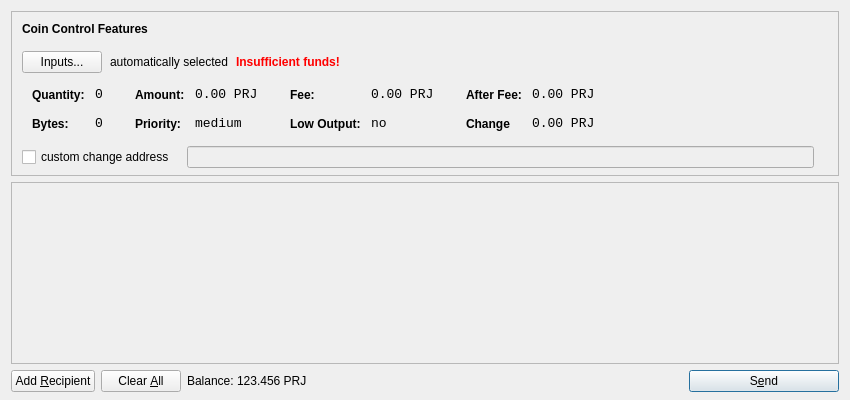
<?xml version="1.0" encoding="UTF-8"?>
<ui version="4.0">
 <class>SendCoinsDialog</class>
 <widget class="QDialog" name="SendCoinsDialog">
  <property name="geometry">
   <rect>
    <x>0</x>
    <y>0</y>
    <width>850</width>
    <height>400</height>
   </rect>
  </property>
  <property name="windowTitle">
   <string>Send Coins</string>
  </property>
  <layout class="QVBoxLayout" name="verticalLayout" stretch="0,1,0">
   <property name="bottomMargin">
    <number>8</number>
   </property>
   <item>
    <widget class="QFrame" name="frameCoinControl">
     <property name="sizePolicy">
      <sizepolicy hsizetype="Expanding" vsizetype="Expanding">
       <horstretch>0</horstretch>
       <verstretch>0</verstretch>
      </sizepolicy>
     </property>
     <property name="maximumSize">
      <size>
       <width>16777215</width>
       <height>16777215</height>
      </size>
     </property>
     <property name="frameShape">
      <enum>QFrame::StyledPanel</enum>
     </property>
     <property name="frameShadow">
      <enum>QFrame::Sunken</enum>
     </property>
     <layout class="QVBoxLayout" name="verticalLayoutCoinControl2">
      <property name="spacing">
       <number>-1</number>
      </property>
      <property name="leftMargin">
       <number>0</number>
      </property>
      <property name="topMargin">
       <number>0</number>
      </property>
      <property name="rightMargin">
       <number>0</number>
      </property>
      <property name="bottomMargin">
       <number>6</number>
      </property>
      <item>
       <layout class="QVBoxLayout" name="verticalLayoutCoinControl" stretch="0,0,0,0,1">
        <property name="spacing">
         <number>0</number>
        </property>
        <property name="leftMargin">
         <number>10</number>
        </property>
        <property name="topMargin">
         <number>10</number>
        </property>
        <item>
         <layout class="QHBoxLayout" name="horizontalLayoutCoinControl1">
          <property name="bottomMargin">
           <number>15</number>
          </property>
          <item>
           <widget class="QLabel" name="labelCoinControlFeatures">
            <property name="sizePolicy">
             <sizepolicy hsizetype="Preferred" vsizetype="Maximum">
              <horstretch>0</horstretch>
              <verstretch>0</verstretch>
             </sizepolicy>
            </property>
            <property name="font">
             <font>
              <weight>75</weight>
              <bold>true</bold>
             </font>
            </property>
            <property name="styleSheet">
             <string notr="true">font-weight:bold;</string>
            </property>
            <property name="text">
             <string>Coin Control Features</string>
            </property>
           </widget>
          </item>
         </layout>
        </item>
        <item>
         <layout class="QHBoxLayout" name="horizontalLayoutCoinControl2" stretch="0,0,0,0">
          <property name="spacing">
           <number>8</number>
          </property>
          <property name="bottomMargin">
           <number>10</number>
          </property>
          <item>
           <widget class="QPushButton" name="pushButtonCoinControl">
            <property name="styleSheet">
             <string notr="true"/>
            </property>
            <property name="text">
             <string>Inputs...</string>
            </property>
           </widget>
          </item>
          <item>
           <widget class="QLabel" name="labelCoinControlAutomaticallySelected">
            <property name="text">
             <string>automatically selected</string>
            </property>
            <property name="margin">
             <number>5</number>
            </property>
           </widget>
          </item>
          <item>
           <widget class="QLabel" name="labelCoinControlInsuffFunds">
            <property name="font">
             <font>
              <weight>75</weight>
              <bold>true</bold>
             </font>
            </property>
            <property name="styleSheet">
             <string notr="true">color:red;font-weight:bold;</string>
            </property>
            <property name="text">
             <string>Insufficient funds!</string>
            </property>
            <property name="margin">
             <number>5</number>
            </property>
           </widget>
          </item>
          <item>
           <spacer name="horizontalSpacerCoinControl">
            <property name="orientation">
             <enum>Qt::Horizontal</enum>
            </property>
            <property name="sizeHint" stdset="0">
             <size>
              <width>40</width>
              <height>1</height>
             </size>
            </property>
           </spacer>
          </item>
         </layout>
        </item>
        <item>
         <widget class="QWidget" name="widgetCoinControl" native="true">
          <property name="sizePolicy">
           <sizepolicy hsizetype="Preferred" vsizetype="Preferred">
            <horstretch>0</horstretch>
            <verstretch>0</verstretch>
           </sizepolicy>
          </property>
          <property name="minimumSize">
           <size>
            <width>0</width>
            <height>0</height>
           </size>
          </property>
          <property name="styleSheet">
           <string notr="true"/>
          </property>
          <layout class="QHBoxLayout" name="horizontalLayoutCoinControl5">
           <property name="margin">
            <number>0</number>
           </property>
           <item>
            <layout class="QHBoxLayout" name="horizontalLayoutCoinControl3" stretch="0,0,0,1">
             <property name="spacing">
              <number>20</number>
             </property>
             <property name="topMargin">
              <number>0</number>
             </property>
             <property name="bottomMargin">
              <number>10</number>
             </property>
             <item>
              <layout class="QFormLayout" name="formLayoutCoinControl1">
               <property name="horizontalSpacing">
                <number>10</number>
               </property>
               <property name="verticalSpacing">
                <number>14</number>
               </property>
               <property name="leftMargin">
                <number>10</number>
               </property>
               <property name="topMargin">
                <number>4</number>
               </property>
               <property name="rightMargin">
                <number>6</number>
               </property>
               <item row="0" column="0">
                <widget class="QLabel" name="labelCoinControlQuantityText">
                 <property name="styleSheet">
                  <string notr="true">font-weight:bold;</string>
                 </property>
                 <property name="text">
                  <string>Quantity:</string>
                 </property>
                 <property name="margin">
                  <number>0</number>
                 </property>
                </widget>
               </item>
               <item row="0" column="1">
                <widget class="QLabel" name="labelCoinControlQuantity">
                 <property name="font">
                  <font>
                   <family>Monospace</family>
                   <pointsize>10</pointsize>
                  </font>
                 </property>
                 <property name="cursor">
                  <cursorShape>IBeamCursor</cursorShape>
                 </property>
                 <property name="contextMenuPolicy">
                  <enum>Qt::ActionsContextMenu</enum>
                 </property>
                 <property name="text">
                  <string>0</string>
                 </property>
                 <property name="margin">
                  <number>0</number>
                 </property>
                 <property name="textInteractionFlags">
                  <set>Qt::LinksAccessibleByMouse|Qt::TextSelectableByKeyboard|Qt::TextSelectableByMouse</set>
                 </property>
                </widget>
               </item>
               <item row="1" column="0">
                <widget class="QLabel" name="labelCoinControlBytesText">
                 <property name="styleSheet">
                  <string notr="true">font-weight:bold;</string>
                 </property>
                 <property name="text">
                  <string>Bytes:</string>
                 </property>
                </widget>
               </item>
               <item row="1" column="1">
                <widget class="QLabel" name="labelCoinControlBytes">
                 <property name="font">
                  <font>
                   <family>Monospace</family>
                   <pointsize>10</pointsize>
                  </font>
                 </property>
                 <property name="cursor">
                  <cursorShape>IBeamCursor</cursorShape>
                 </property>
                 <property name="contextMenuPolicy">
                  <enum>Qt::ActionsContextMenu</enum>
                 </property>
                 <property name="text">
                  <string>0</string>
                 </property>
                 <property name="textInteractionFlags">
                  <set>Qt::LinksAccessibleByMouse|Qt::TextSelectableByKeyboard|Qt::TextSelectableByMouse</set>
                 </property>
                </widget>
               </item>
              </layout>
             </item>
             <item>
              <layout class="QFormLayout" name="formLayoutCoinControl2">
               <property name="horizontalSpacing">
                <number>10</number>
               </property>
               <property name="verticalSpacing">
                <number>14</number>
               </property>
               <property name="leftMargin">
                <number>6</number>
               </property>
               <property name="topMargin">
                <number>4</number>
               </property>
               <property name="rightMargin">
                <number>6</number>
               </property>
               <item row="0" column="0">
                <widget class="QLabel" name="labelCoinControlAmountText">
                 <property name="styleSheet">
                  <string notr="true">font-weight:bold;</string>
                 </property>
                 <property name="text">
                  <string>Amount:</string>
                 </property>
                 <property name="margin">
                  <number>0</number>
                 </property>
                </widget>
               </item>
               <item row="0" column="1">
                <widget class="QLabel" name="labelCoinControlAmount">
                 <property name="font">
                  <font>
                   <family>Monospace</family>
                   <pointsize>10</pointsize>
                  </font>
                 </property>
                 <property name="cursor">
                  <cursorShape>IBeamCursor</cursorShape>
                 </property>
                 <property name="contextMenuPolicy">
                  <enum>Qt::ActionsContextMenu</enum>
                 </property>
                 <property name="text">
                  <string>0.00 PRJ</string>
                 </property>
                 <property name="textInteractionFlags">
                  <set>Qt::LinksAccessibleByMouse|Qt::TextSelectableByKeyboard|Qt::TextSelectableByMouse</set>
                 </property>
                </widget>
               </item>
               <item row="1" column="0">
                <widget class="QLabel" name="labelCoinControlPriorityText">
                 <property name="styleSheet">
                  <string notr="true">font-weight:bold;</string>
                 </property>
                 <property name="text">
                  <string>Priority:</string>
                 </property>
                </widget>
               </item>
               <item row="1" column="1">
                <widget class="QLabel" name="labelCoinControlPriority">
                 <property name="font">
                  <font>
                   <family>Monospace</family>
                   <pointsize>10</pointsize>
                  </font>
                 </property>
                 <property name="cursor">
                  <cursorShape>IBeamCursor</cursorShape>
                 </property>
                 <property name="contextMenuPolicy">
                  <enum>Qt::ActionsContextMenu</enum>
                 </property>
                 <property name="text">
                  <string>medium</string>
                 </property>
                 <property name="textInteractionFlags">
                  <set>Qt::LinksAccessibleByMouse|Qt::TextSelectableByKeyboard|Qt::TextSelectableByMouse</set>
                 </property>
                </widget>
               </item>
              </layout>
             </item>
             <item>
              <layout class="QFormLayout" name="formLayoutCoinControl3">
               <property name="horizontalSpacing">
                <number>10</number>
               </property>
               <property name="verticalSpacing">
                <number>14</number>
               </property>
               <property name="leftMargin">
                <number>6</number>
               </property>
               <property name="topMargin">
                <number>4</number>
               </property>
               <property name="rightMargin">
                <number>6</number>
               </property>
               <item row="0" column="0">
                <widget class="QLabel" name="labelCoinControlFeeText">
                 <property name="styleSheet">
                  <string notr="true">font-weight:bold;</string>
                 </property>
                 <property name="text">
                  <string>Fee:</string>
                 </property>
                 <property name="margin">
                  <number>0</number>
                 </property>
                </widget>
               </item>
               <item row="0" column="1">
                <widget class="QLabel" name="labelCoinControlFee">
                 <property name="font">
                  <font>
                   <family>Monospace</family>
                   <pointsize>10</pointsize>
                  </font>
                 </property>
                 <property name="cursor">
                  <cursorShape>IBeamCursor</cursorShape>
                 </property>
                 <property name="contextMenuPolicy">
                  <enum>Qt::ActionsContextMenu</enum>
                 </property>
                 <property name="text">
                  <string>0.00 PRJ</string>
                 </property>
                 <property name="textInteractionFlags">
                  <set>Qt::LinksAccessibleByMouse|Qt::TextSelectableByKeyboard|Qt::TextSelectableByMouse</set>
                 </property>
                </widget>
               </item>
               <item row="1" column="0">
                <widget class="QLabel" name="labelCoinControlLowOutputText">
                 <property name="styleSheet">
                  <string notr="true">font-weight:bold;</string>
                 </property>
                 <property name="text">
                  <string>Low Output:</string>
                 </property>
                </widget>
               </item>
               <item row="1" column="1">
                <widget class="QLabel" name="labelCoinControlLowOutput">
                 <property name="font">
                  <font>
                   <family>Monospace</family>
                   <pointsize>10</pointsize>
                  </font>
                 </property>
                 <property name="cursor">
                  <cursorShape>IBeamCursor</cursorShape>
                 </property>
                 <property name="contextMenuPolicy">
                  <enum>Qt::ActionsContextMenu</enum>
                 </property>
                 <property name="text">
                  <string>no</string>
                 </property>
                 <property name="textInteractionFlags">
                  <set>Qt::LinksAccessibleByMouse|Qt::TextSelectableByKeyboard|Qt::TextSelectableByMouse</set>
                 </property>
                </widget>
               </item>
              </layout>
             </item>
             <item>
              <layout class="QFormLayout" name="formLayoutCoinControl4">
               <property name="horizontalSpacing">
                <number>10</number>
               </property>
               <property name="verticalSpacing">
                <number>14</number>
               </property>
               <property name="leftMargin">
                <number>6</number>
               </property>
               <property name="topMargin">
                <number>4</number>
               </property>
               <property name="rightMargin">
                <number>6</number>
               </property>
               <item row="0" column="0">
                <widget class="QLabel" name="labelCoinControlAfterFeeText">
                 <property name="styleSheet">
                  <string notr="true">font-weight:bold;</string>
                 </property>
                 <property name="text">
                  <string>After Fee:</string>
                 </property>
                 <property name="margin">
                  <number>0</number>
                 </property>
                </widget>
               </item>
               <item row="0" column="1">
                <widget class="QLabel" name="labelCoinControlAfterFee">
                 <property name="font">
                  <font>
                   <family>Monospace</family>
                   <pointsize>10</pointsize>
                  </font>
                 </property>
                 <property name="cursor">
                  <cursorShape>IBeamCursor</cursorShape>
                 </property>
                 <property name="contextMenuPolicy">
                  <enum>Qt::ActionsContextMenu</enum>
                 </property>
                 <property name="text">
                  <string>0.00 PRJ</string>
                 </property>
                 <property name="textInteractionFlags">
                  <set>Qt::LinksAccessibleByMouse|Qt::TextSelectableByKeyboard|Qt::TextSelectableByMouse</set>
                 </property>
                </widget>
               </item>
               <item row="1" column="0">
                <widget class="QLabel" name="labelCoinControlChangeText">
                 <property name="styleSheet">
                  <string notr="true">font-weight:bold;</string>
                 </property>
                 <property name="text">
                  <string>Change</string>
                 </property>
                </widget>
               </item>
               <item row="1" column="1">
                <widget class="QLabel" name="labelCoinControlChange">
                 <property name="font">
                  <font>
                   <family>Monospace</family>
                   <pointsize>10</pointsize>
                  </font>
                 </property>
                 <property name="cursor">
                  <cursorShape>IBeamCursor</cursorShape>
                 </property>
                 <property name="contextMenuPolicy">
                  <enum>Qt::ActionsContextMenu</enum>
                 </property>
                 <property name="text">
                  <string>0.00 PRJ</string>
                 </property>
                 <property name="textInteractionFlags">
                  <set>Qt::LinksAccessibleByMouse|Qt::TextSelectableByKeyboard|Qt::TextSelectableByMouse</set>
                 </property>
                </widget>
               </item>
              </layout>
             </item>
            </layout>
           </item>
          </layout>
         </widget>
        </item>
        <item>
         <layout class="QHBoxLayout" name="horizontalLayoutCoinControl4" stretch="0,0,0">
          <property name="spacing">
           <number>12</number>
          </property>
          <property name="sizeConstraint">
           <enum>QLayout::SetDefaultConstraint</enum>
          </property>
          <property name="topMargin">
           <number>5</number>
          </property>
          <property name="rightMargin">
           <number>5</number>
          </property>
          <item>
           <widget class="QCheckBox" name="checkBoxCoinControlChange">
            <property name="text">
             <string>custom change address</string>
            </property>
           </widget>
          </item>
          <item>
           <widget class="QLineEdit" name="lineEditCoinControlChange">
            <property name="enabled">
             <bool>false</bool>
            </property>
            <property name="sizePolicy">
             <sizepolicy hsizetype="Expanding" vsizetype="Fixed">
              <horstretch>0</horstretch>
              <verstretch>0</verstretch>
             </sizepolicy>
            </property>
           </widget>
          </item>
          <item>
           <widget class="QLabel" name="labelCoinControlChangeLabel">
            <property name="sizePolicy">
             <sizepolicy hsizetype="Preferred" vsizetype="Expanding">
              <horstretch>0</horstretch>
              <verstretch>0</verstretch>
             </sizepolicy>
            </property>
            <property name="minimumSize">
             <size>
              <width>0</width>
              <height>0</height>
             </size>
            </property>
            <property name="text">
             <string/>
            </property>
            <property name="margin">
             <number>3</number>
            </property>
           </widget>
          </item>
         </layout>
        </item>
        <item>
         <spacer name="verticalSpacerCoinControl">
          <property name="orientation">
           <enum>Qt::Vertical</enum>
          </property>
          <property name="sizeHint" stdset="0">
           <size>
            <width>800</width>
            <height>1</height>
           </size>
          </property>
         </spacer>
        </item>
       </layout>
      </item>
     </layout>
    </widget>
   </item>
   <item>
    <widget class="QScrollArea" name="scrollArea">
     <property name="widgetResizable">
      <bool>true</bool>
     </property>
     <widget class="QWidget" name="scrollAreaWidgetContents">
      <property name="geometry">
       <rect>
        <x>0</x>
        <y>0</y>
        <width>830</width>
        <height>165</height>
       </rect>
      </property>
      <layout class="QVBoxLayout" name="verticalLayout_2">
       <property name="margin">
        <number>0</number>
       </property>
       <item>
        <layout class="QVBoxLayout" name="entries">
         <property name="spacing">
          <number>6</number>
         </property>
        </layout>
       </item>
       <item>
        <spacer name="verticalSpacer">
         <property name="orientation">
          <enum>Qt::Vertical</enum>
         </property>
         <property name="sizeHint" stdset="0">
          <size>
           <width>20</width>
           <height>40</height>
          </size>
         </property>
        </spacer>
       </item>
      </layout>
     </widget>
    </widget>
   </item>
   <item>
    <layout class="QHBoxLayout" name="horizontalLayout">
     <item>
      <widget class="QPushButton" name="addButton">
       <property name="toolTip">
        <string>Send to multiple recipients at once</string>
       </property>
       <property name="text">
        <string>Add &amp;Recipient</string>
       </property>
       <property name="icon">
        <iconset resource="../bitcoin.qrc">
         <normaloff>:/icons/add</normaloff>:/icons/add</iconset>
       </property>
       <property name="autoDefault">
        <bool>false</bool>
       </property>
      </widget>
     </item>
     <item>
      <widget class="QPushButton" name="clearButton">
       <property name="sizePolicy">
        <sizepolicy hsizetype="Minimum" vsizetype="Fixed">
         <horstretch>0</horstretch>
         <verstretch>0</verstretch>
        </sizepolicy>
       </property>
       <property name="toolTip">
        <string>Remove all transaction fields</string>
       </property>
       <property name="text">
        <string>Clear &amp;All</string>
       </property>
       <property name="icon">
        <iconset resource="../bitcoin.qrc">
         <normaloff>:/icons/remove</normaloff>:/icons/remove</iconset>
       </property>
       <property name="autoRepeatDelay">
        <number>300</number>
       </property>
       <property name="autoDefault">
        <bool>false</bool>
       </property>
      </widget>
     </item>
     <item>
      <layout class="QHBoxLayout" name="horizontalLayout_2">
       <property name="spacing">
        <number>3</number>
       </property>
       <item>
        <widget class="QLabel" name="label">
         <property name="sizePolicy">
          <sizepolicy hsizetype="Preferred" vsizetype="Fixed">
           <horstretch>0</horstretch>
           <verstretch>0</verstretch>
          </sizepolicy>
         </property>
         <property name="text">
          <string>Balance:</string>
         </property>
        </widget>
       </item>
       <item>
        <widget class="QLabel" name="labelBalance">
         <property name="sizePolicy">
          <sizepolicy hsizetype="Preferred" vsizetype="Fixed">
           <horstretch>0</horstretch>
           <verstretch>0</verstretch>
          </sizepolicy>
         </property>
         <property name="cursor">
          <cursorShape>IBeamCursor</cursorShape>
         </property>
         <property name="text">
          <string>123.456 PRJ</string>
         </property>
         <property name="textInteractionFlags">
          <set>Qt::LinksAccessibleByMouse|Qt::TextSelectableByKeyboard|Qt::TextSelectableByMouse</set>
         </property>
        </widget>
       </item>
      </layout>
     </item>
     <item>
      <spacer name="horizontalSpacer">
       <property name="orientation">
        <enum>Qt::Horizontal</enum>
       </property>
       <property name="sizeHint" stdset="0">
        <size>
         <width>40</width>
         <height>20</height>
        </size>
       </property>
      </spacer>
     </item>
     <item>
      <widget class="QPushButton" name="sendButton">
       <property name="minimumSize">
        <size>
         <width>150</width>
         <height>0</height>
        </size>
       </property>
       <property name="toolTip">
        <string>Confirm the send action</string>
       </property>
       <property name="text">
        <string>S&amp;end</string>
       </property>
       <property name="icon">
        <iconset resource="../bitcoin.qrc">
         <normaloff>:/icons/send</normaloff>:/icons/send</iconset>
       </property>
       <property name="default">
        <bool>true</bool>
       </property>
      </widget>
     </item>
    </layout>
   </item>
  </layout>
 </widget>
 <resources>
  <include location="../bitcoin.qrc"/>
 </resources>
 <connections/>
</ui>
